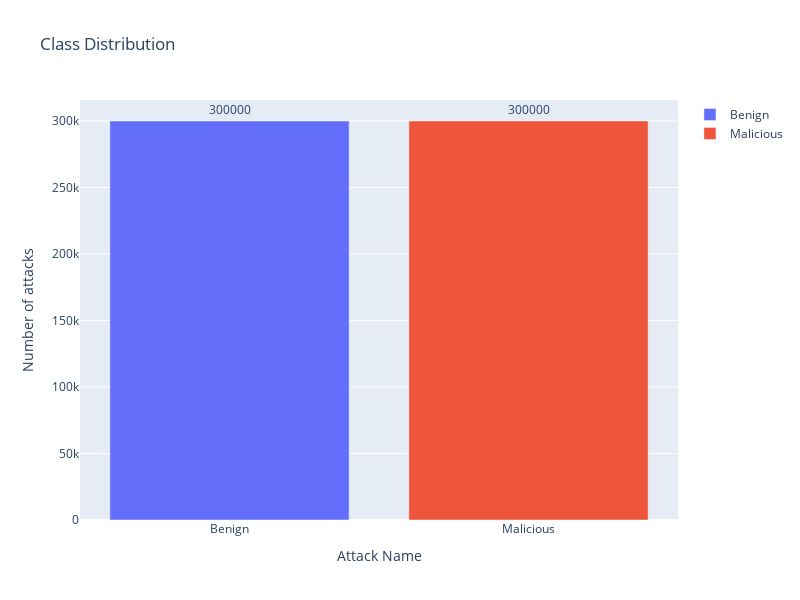

The notebook cell saved with this chart:
### Code cell
from sklearn.model_selection import RandomizedSearchCV
from scipy.stats import randint
fig = go.Figure(data=[
    go.Bar(name='Benign', 
           y=df_equal["label"].value_counts().values[0:1],
           x=['Benign'],
           text = df_equal["label"].value_counts()[0:1],
           orientation='v',
           textposition='outside',),
    go.Bar(name='Malicious', 
           y=df_equal["label"].value_counts().values[1:2],
           x=['Malicious'],
           text = df_equal["label"].value_counts()[1:2],
           orientation='v',
           textposition='outside',)
])
# Change the bar mode
fig.update_layout(
                  width=800,
                  height=600,
                  title=f'Class Distribution',
                  yaxis_title='Number of attacks',
                  xaxis_title='Attack Name',)
iplot(fig)

### Figure 1 — Plotly figure (JSON) as saved in the notebook; plotly's stock layout.template omitted (floating-point values rounded to 4 significant figures)
{"data": [{"name": "Benign", "orientation": "v", "text": [300000], "textposition": "outside", "type": "bar", "x": ["Benign"], "y": [300000]}, {"name": "Malicious", "orientation": "v", "text": [300000], "textposition": "outside", "type": "bar", "x": ["Malicious"], "y": [300000]}], "layout": {"height": 600, "title": {"text": "Class Distribution"}, "width": 800, "xaxis": {"title": {"text": "Attack Name"}}, "yaxis": {"title": {"text": "Number of attacks"}}}}
